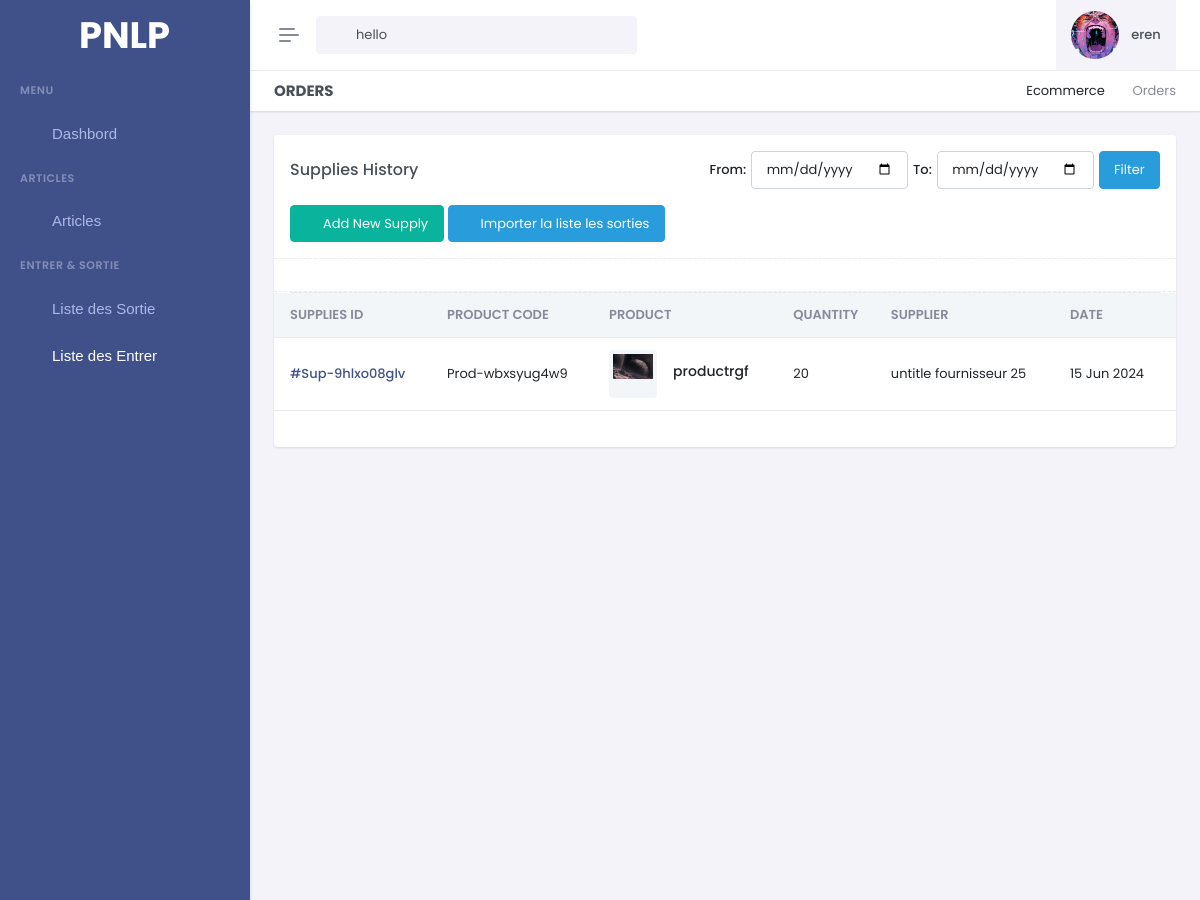
Page /supplies/ (signed in, upper part) on the earlier database version.
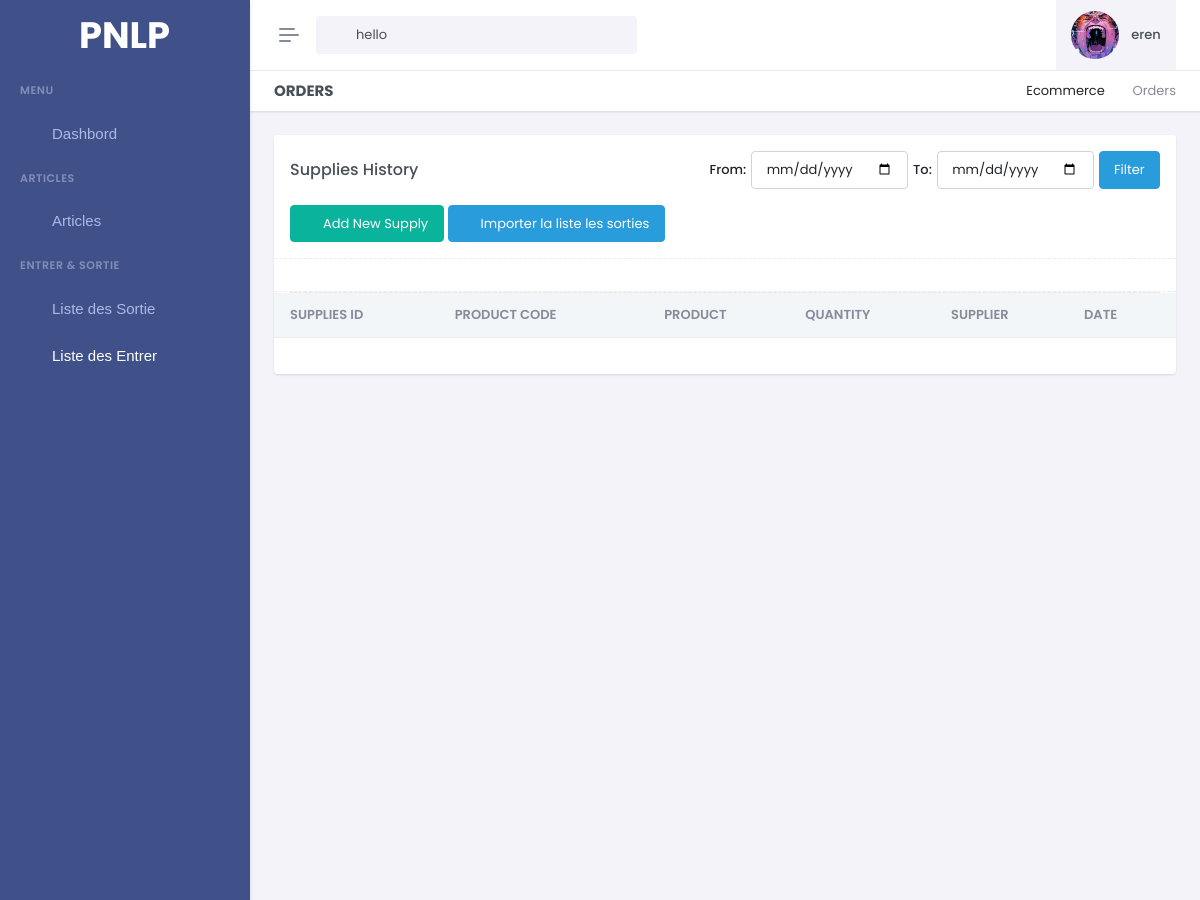
Same page on the later database version.
### gestion/models.py (models this page shows, shortened)
class Supply(models.Model):
    sid = ShortUUIDField(unique=True, length=10, max_length= 20 , alphabet='abcdefghijklmnopqrstuvwxyz1234567890' , editable=False,  prefix='Sup-')
    user = models.ForeignKey(User, on_delete=models.SET_NULL , null=True , blank=True)
    product = models.ForeignKey(Product,on_delete=models.CASCADE)
    quantity = models.PositiveIntegerField()
    fournisseur = models.ForeignKey(Fournisseur, verbose_name=("Fournisseur"), on_delete=models.SET_NULL,blank=True, null=True)
    livrer_name = models.CharField(max_length=500, default='not set')
    livrer_phone = models.CharField(max_length=500, default='not set')
    detail = models.TextField(blank=True, null=True)
    date = models.DateTimeField(auto_now_add=True)

class Product(models.Model):
    pid = ShortUUIDField(unique=True, length=10, max_length= 20 , alphabet='abcdefghijklmnopqrstuvwxyz1234567890' , editable=False,  prefix='Prod-')
    title = models.CharField(max_length=100, default='untitle product')
    category = models.ForeignKey(Category,on_delete=models.SET_NULL , null=True , related_name='category')
    quantity = models.PositiveIntegerField()
    description = models.TextField()
    image = models.ImageField(default="./new-document.png", null = False,blank= False, upload_to='product_image' )
    created_at = models.DateTimeField(auto_now_add=True)
    updated_at = models.DateTimeField(auto_now=True)
    def __str__(self):
        return self.title

class Fournisseur(models.Model):
    fid = ShortUUIDField(unique=True, length=10, max_length= 20 , alphabet='abcdefghijklmnopqrstuvwxyz1234567890' , editable=False,  prefix='Fourn-')
    title = models.CharField(max_length=100, default='untitle fournisseur')
    date = models.DateTimeField(auto_now_add=True)
    def __str__(self):
        return self.title

### gestion/views.py (the view)
# urls.py: path('supplies/' ,Supply_view, name='supplies'),
def Supply_view(request):
    products = Product.objects.all()
    fournisseurs = Fournisseur.objects.all()
    start_date = request.GET.get('start-date')
    end_date = request.GET.get('end-date')
    admin = is_admin(request.user)
    if admin :
        supplies = Supply.objects.all().order_by('-date')
        if start_date:
            start_date = parse_date(start_date)
            if start_date:
                supplies = supplies.filter(date__gte=start_date)
        if end_date:
            end_date = parse_date(end_date)
            if end_date:
                supplies = supplies.filter(date__lte=end_date)
    else :
        supplies = Supply.objects.filter(user = request.user).order_by('-date')
        if start_date:
            start_date = parse_date(start_date)
            if start_date:
                supplies = supplies.filter(date__gte=start_date)
        if end_date:
            end_date = parse_date(end_date)
            if end_date:
                supplies = supplies.filter(date__lte=end_date)
    context = {
        'supplies':supplies,
        'products':products,
        'fournisseurs':fournisseurs,
        'start_date': start_date,
        'end_date': end_date,
        'start_date_i': start_date.strftime('%Y-%m-%d') if start_date else None,
        'end_date_i': end_date.strftime('%Y-%m-%d') if end_date else None,
    }
    return render(request, 'pages/supplies/supplies.html', context)

### gestion/context_processor.py (called while the page is built)
def is_admin(user):
    try:
        admin_profile = AdminProfile.objects.get(user=user)
        return True
    except AdminProfile.DoesNotExist:
        return False

### gestion/views.py (called while the page is built)
def is_admin(user):
    try:
        admin_profile = AdminProfile.objects.get(user=user)
        return True
    except AdminProfile.DoesNotExist:
        return False

### userauth/models.py (called while the page is built)
    def __str__(self):
        return self.username

### templates/pages/supplies/supplies.html (shortened to what the changed rows need)
{% extends 'base/base.html' %}
{% load static %}
{% block 'content' %}
<div class="main-content">
  <div class="page-content">
    <div class="container-fluid">
      <div class="row">
        <div class="col-lg-12">
          <div class="card" id="orderList">
            <div class="card-body pt-0">
              <div>
                <div class="table-responsive table-card mb-1">
                  <table class="table table-nowrap align-middle" id="orderTable">
                    <thead class="text-muted table-light">
                      <tr class="text-uppercase">
                        <th>Supplies ID</th>
                        <th>Product Code</th>
                        <th>Product</th>
                        <th>Quantity</th>
                        <th>Supplier</th>
                        <th>Date</th>
                      </tr>
                    </thead>
                    <tbody class="list form-check-all">
                      {% for supply in supplies %}
                      <tr>
                        <td class="id">
                          <a href="{% url 'supplies-detail' supply.sid %}" class="fw-medium link-primary">#{{supply.sid}}</a>
                        </td>
                        <td class="date">{{supply.product.pid}}</td>
                        <td class="customer_name">
                          <div class="d-flex align-items-center">
                            <div class="flex-shrink-0 me-3">
                              <div class="avatar-sm bg-light rounded p-1">
                                <center><img src="{{supply.product.image.url}}" alt="" class="img-fluid d-block"></center>
                              </div>
                            </div>
                            <div class="flex-grow-1">
                              <h5 class="fs-14 mb-1">
                                <a href="apps-ecommerce-product-details.html" class="text-body">{{supply.product}}</a>
                              </h5>
                            </div>
                          </div>
                        </td>
                        <td class="date">{{supply.quantity}}</td>
                        <td class="date">{{supply.fournisseur}}</td>
                        <td class="date">{{supply.date|date:"d M Y"}}</td>
                      </tr>
                      {% endfor %}
                    </tbody>
                  </table>
                </div>
              </div>
            </div>
          </div>
        </div>
      </div>
    </div>
  </div>
</div>
{% endblock %}

Differences in the rows shown:
removed Supply: sid "Sup-9hlxo08glv", product.pid "Prod-wbxsyug4w9", product.image (picture), product "productrgf", quantity "20", fournisseur "untitle fournisseur 25", date "15 Jun 2024"
